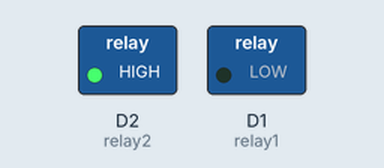
This sketch was run on a simulated ESP8266 (NodeMCU). On the bench: switched loads named in the sketch (green lamp = pin HIGH).

Above: at 1.0 s.
At 3.0 s:
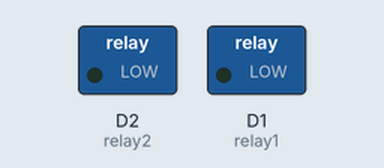
At 5.0 s:
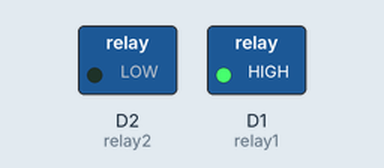
At 7.0 s:
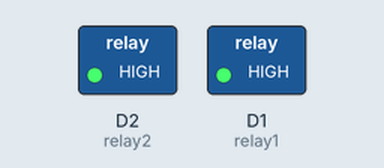
Timing chart, 0 to 10.4 s (numbered marks = the images above):
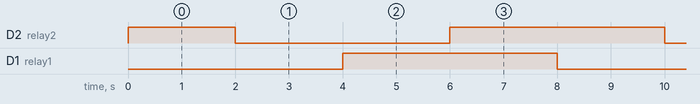

The sketch:

relay2.ino
```cpp
// Relay pins (using GPIO numbers)
int relay1 = D1; // GPIO5
int relay2 = D2; // GPIO4

void setup()
{
    pinMode(relay1, OUTPUT);
    pinMode(relay2, OUTPUT);

    // Make sure relays are OFF at start
    digitalWrite(relay1, HIGH); // for active LOW relays
    digitalWrite(relay2, HIGH);
}

void loop()
{
    // Relay 1 ON
    digitalWrite(relay1, LOW);
    delay(2000);

    // Relay 2 ON
    digitalWrite(relay2, LOW);
    delay(2000);

    // Relay 1 OFF
    digitalWrite(relay1, HIGH);
    delay(2000);

    // Relay 2 OFF
    digitalWrite(relay2, HIGH);
    delay(2000);
}
```

Measured:
- by itself, D2 (relay2), D1 (relay1): alternates HIGH for 4.0 s and LOW for 4.0 s
- by itself, everything shown: repeats every 8.0 s, in 4 steps
